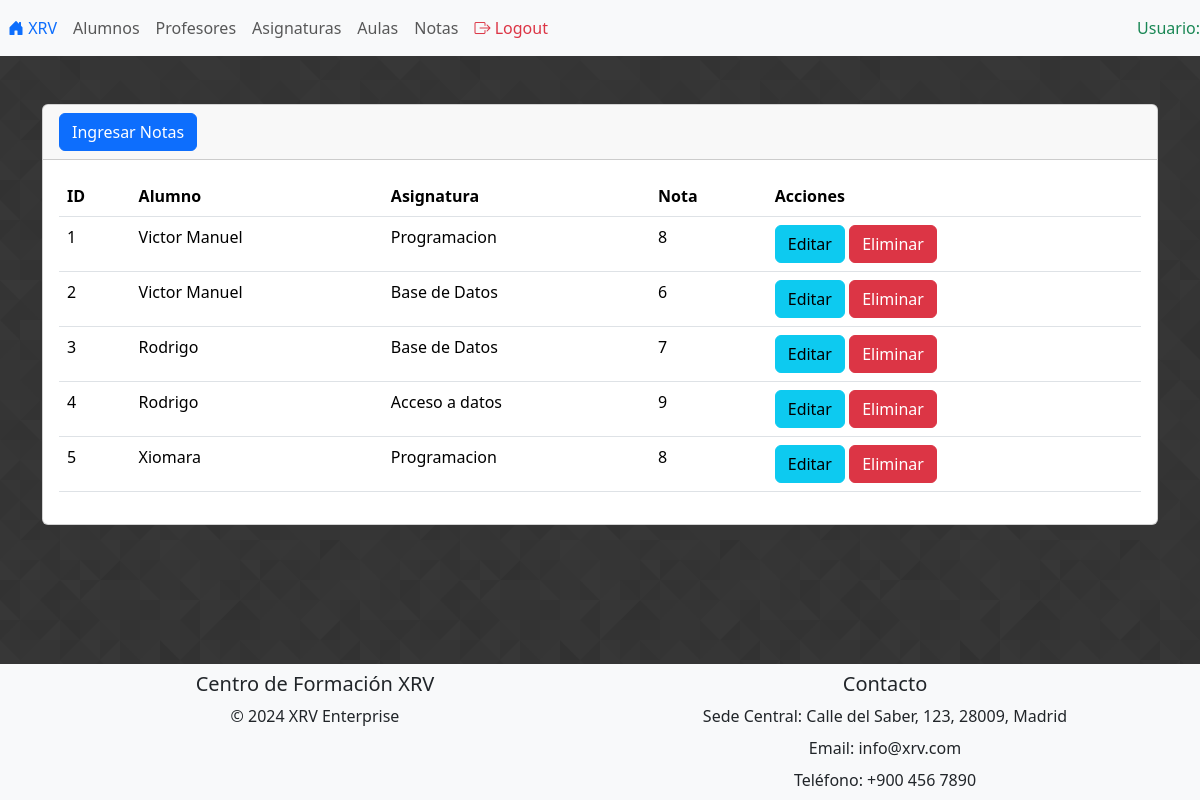
/secciones/notas/index.php (signed in), run on the app's committed database.
### tables this page shows
create table notas (
	id_notas int auto_increment primary key,
    id_usuario int not null,
    id_asignatura int not null,
    nota double not null,
    foreign key (id_usuario) references usuarios(id_usuario) ON DELETE CASCADE ON UPDATE CASCADE,
    foreign key (id_asignatura) references asignaturas(id_asignatura) ON DELETE CASCADE ON UPDATE CASCADE
);

create table usuarios (
	id_usuario int auto_increment primary key,
    nombre varchar(255) not null,
    apellido varchar(255) not null,
    ciclo varchar(255) not null,
    curso varchar(255) not null,
    email varchar(255) not null UNIQUE,
    contrasena varchar(255) not null
);

create table asignaturas (
	id_asignatura int auto_increment primary key,
    id_profesor int not null,
    asignatura varchar(255) not null,
	foreign key (id_profesor) references profesor(id_profesor) ON DELETE CASCADE ON UPDATE CASCADE
);

### secciones/notas/index.php (the view, shortened to what this page needs)
<?php include("../../bd.php");
    $sentencia = $conn->prepare("SELECT notas.id_notas, usuarios.nombre AS nombre_alumno, asignaturas.asignatura, notas.nota
                                FROM notas
                                JOIN usuarios ON notas.id_usuario = usuarios.id_usuario
                                JOIN asignaturas ON notas.id_asignatura = asignaturas.id_asignatura");
    $sentencia->execute();
    $lista_notas = $sentencia->fetchAll(PDO::FETCH_ASSOC);
?>
<?php include("../../parciales/header.php");?>
<div class="card mt-5 mb-5">
    <div class="card-header">
        <a name="" id="" class="btn btn-primary" href="crear.php" role="button">
            Ingresar Notas
        </a>
    </div>
    <div class="card-body">
        <div class="table-responsive-sm">
            <table class="table" id="tabla">
                <thead>
                    <tr>
                        <th scope="col">ID</th>
                        <th scope="col">Alumno</th>
                        <th scope="col">Asignatura</th>
                        <th scope="col">Nota</th>
                        <th scope="col">Acciones</th>
                    </tr>
                </thead>
                <tbody>
                <?php foreach($lista_notas as $registro){?>
                    <tr class="">
                        <td scope="row"><?= $registro['id_notas']?></td>
                        <td><?= $registro['nombre_alumno']?></td>
                        <td><?= $registro['asignatura']?></td>
                        <td><?= $registro['nota']?></td>
                        <td><a name="" id="" class="btn btn-info" href="editar.php?txtID=<?= $registro['id_notas']?>" role="button">
                                Editar
                            </a>
                            <a name="" id="" class="btn btn-danger" href="index.php?txtID=<?= $registro['id_notas']?>" role="button">
                                Eliminar
                            </a>
                        </td>
                    </tr>
                <?php }?>
                </tbody>
            </table>
        </div>
    </div>
</div>
<?php include("../../parciales/footer.php");?>

### parciales/header.php (style rules this page uses)
body { background-image: url('/administracion/img/patron.png'); background-position: center; background-repeat: repeat; }

### data on the page
notas: id_notas "1", id_usuario.nombre "Victor Manuel", id_asignatura.asignatura "Programacion", nota "8"
notas: id_notas "2", id_usuario.nombre "Victor Manuel", id_asignatura.asignatura "Base de Datos", nota "6"
notas: id_notas "3", id_usuario.nombre "Rodrigo", id_asignatura.asignatura "Base de Datos", nota "7"
notas: id_notas "4", id_usuario.nombre "Rodrigo", id_asignatura.asignatura "Acceso a datos", nota "9"
notas: id_notas "5", id_usuario.nombre "Xiomara", id_asignatura.asignatura "Programacion", nota "8"
